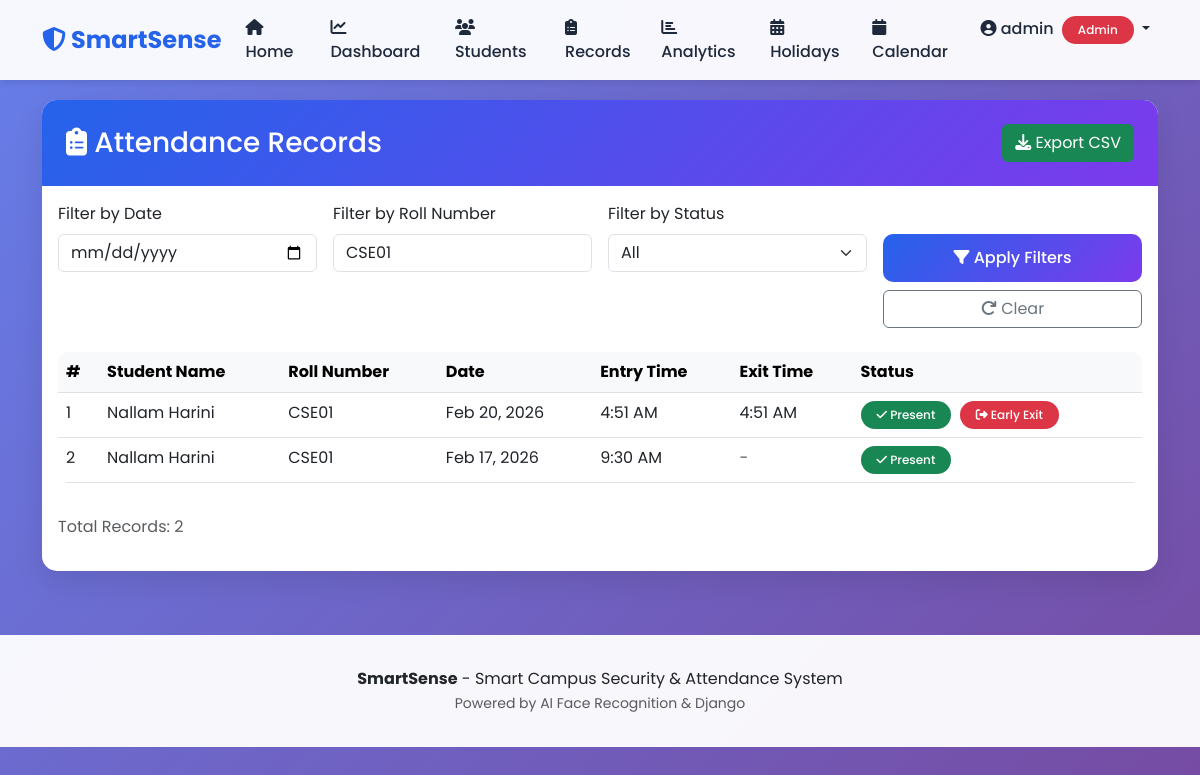
Screenshot of /attendance/records/?student=CSE01 (signed in) with the database file from the repository.
### attendance/models.py (models this page shows, shortened)
class Attendance(models.Model):
    STATUS_CHOICES = [
        ('ENTRY', 'Entry'),
        ('EXIT', 'Exit'),
    ]
    student = models.ForeignKey(Student, on_delete=models.CASCADE, related_name='attendances')
    date = models.DateField(auto_now_add=True)
    entry_time = models.TimeField(null=True, blank=True)
    exit_time = models.TimeField(null=True, blank=True)
    is_late = models.BooleanField(default=False)
    is_early_exit = models.BooleanField(default=False)
    status = models.CharField(max_length=10, choices=STATUS_CHOICES, default='ENTRY')
    created_at = models.DateTimeField(auto_now_add=True)
    class Meta:
        ordering = ['-date', '-entry_time']
        unique_together = ['student', 'date']

### accounts/models.py (models this page shows, shortened)
class Student(models.Model):
    name = models.CharField(max_length=100)
    roll_number = models.CharField(max_length=20, unique=True)
    email = models.EmailField()
    department = models.CharField(max_length=100, default='Computer Science')
    phone = models.CharField(max_length=15, blank=True, null=True)
    face_encoding = models.BinaryField(blank=True, null=True)
    photo = models.ImageField(upload_to='student_photos/', blank=True, null=True)
    is_active = models.BooleanField(default=True)
    created_at = models.DateTimeField(auto_now_add=True)
    updated_at = models.DateTimeField(auto_now=True)
    class Meta:
        ordering = ['roll_number']

### attendance/views.py (the view)
# urls.py: path('records/', views.attendance_records, name='attendance_records'),
@admin_required
def attendance_records(request):
    records = Attendance.objects.select_related('student').all()
    date_filter = request.GET.get('date')
    student_filter = request.GET.get('student')
    status_filter = request.GET.get('status')
    if date_filter:
        records = records.filter(date=date_filter)
    if student_filter:
        records = records.filter(student__roll_number__icontains=student_filter)
    if status_filter:
        if status_filter == 'late':
            records = records.filter(is_late=True)
        elif status_filter == 'early_exit':
            records = records.filter(is_early_exit=True)
    students = Student.objects.filter(is_active=True)
    context = {
        'records': records,
        'students': students,
        'date_filter': date_filter or '',
        'student_filter': student_filter or '',
        'status_filter': status_filter or '',
    }
    return render(request, 'attendance/records.html', context)

### templates/attendance/records.html (shortened to what this page needs)
{% extends 'base.html' %}
{% block content %}
<div class="row">
    <div class="col-12">
        <div class="card">
            <div class="card-header d-flex justify-content-between align-items-center">
                <h3 class="mb-0"><i class="fas fa-clipboard-list"></i> Attendance Records</h3>
                <a href="{% url 'export_csv' %}{% if date_filter or student_filter %}?{% if date_filter %}date={{ date_filter }}{% endif %}{% if student_filter %}&student={{ student_filter }}{% endif %}{% endif %}" class="btn btn-success">
                    <i class="fas fa-download"></i> Export CSV
                </a>
            </div>
            <div class="card-body">
                <form method="get" class="row g-3 mb-4">
                    <div class="col-md-3">
                        <label class="form-label">Filter by Date</label>
                        <input type="date" name="date" class="form-control" value="{{ date_filter }}">
                    </div>
                    <div class="col-md-3">
                        <label class="form-label">Filter by Roll Number</label>
                        <input type="text" name="student" class="form-control" placeholder="Enter roll number" value="{{ student_filter }}">
                    </div>
                    <div class="col-md-3">
                        <label class="form-label">Filter by Status</label>
                        <select name="status" class="form-select">
                            <option value="">All</option>
                        </select>
                    </div>
                    <div class="col-md-3">
                        <label class="form-label">&nbsp;</label>
                        <div class="d-grid gap-2">
                            <button type="submit" class="btn btn-primary">
                                <i class="fas fa-filter"></i> Apply Filters
                            </button>
                            <a href="{% url 'attendance_records' %}" class="btn btn-outline-secondary">
                                <i class="fas fa-redo"></i> Clear
                            </a>
                        </div>
                    </div>
                </form>
                {% if records %}
                    <div class="table-responsive">
                        <table class="table table-hover">
                            <thead class="table-light">
                                <tr>
                                    <th>#</th>
                                    <th>Student Name</th>
                                    <th>Roll Number</th>
                                    <th>Date</th>
                                    <th>Entry Time</th>
                                    <th>Exit Time</th>
                                    <th>Status</th>
                                </tr>
                            </thead>
                            <tbody>
                                {% for record in records %}
                                <tr>
                                    <td>{{ forloop.counter }}</td>
                                    <td>{{ record.student.name }}</td>
                                    <td>{{ record.student.roll_number }}</td>
                                    <td>{{ record.date|date:"M d, Y" }}</td>
                                    <td>
                                        {% if record.entry_time %}
                                            {{ record.entry_time|time:"g:i A" }}
                                        {% else %}
                                            <span class="text-muted">-</span>
                                        {% endif %}
                                    </td>
                                    <td>
                                        {% if record.exit_time %}
                                            {{ record.exit_time|time:"g:i A" }}
                                        {% else %}
                                            <span class="text-muted">-</span>
                                        {% endif %}
                                    </td>
                                    <td>
                                        {% if record.is_late %}
                                            <span class="badge bg-warning text-dark">
                                                <i class="fas fa-clock"></i> Late
                                            </span>
                                        {% elif record.entry_time %}
                                            <span class="badge bg-success">
                                                <i class="fas fa-check"></i> Present
                                            </span>
                                        {% endif %}
                                        {% if record.is_early_exit %}
                                            <span class="badge bg-danger ms-1">
                                                <i class="fas fa-sign-out-alt"></i> Early Exit
                                            </span>
                                        {% elif record.exit_time and not record.is_early_exit %}
                                            <span class="badge bg-info ms-1">
                                                <i class="fas fa-door-open"></i> Exit Marked
                                            </span>
                                        {% endif %}
                                    </td>
                                </tr>
                                {% endfor %}
                            </tbody>
                        </table>
                    </div>
                    <div class="mt-3">
                        <p class="text-muted">Total Records: {{ records|length }}</p>
                    </div>
                {% else %}
                    <div class="text-center text-muted py-5">
                        <i class="fas fa-inbox fa-4x mb-3"></i>
                        <h4>No Records Found</h4>
                        <p>No attendance records match your filter criteria.</p>
                    </div>
                {% endif %}
            </div>
        </div>
    </div>
</div>
{% endblock %}

### templates/base.html (shortened to what this page needs)
<!DOCTYPE html>
<html lang="en">
<head>
    <link href="https://cdn.jsdelivr.net/npm/bootstrap@5.3.0/dist/css/bootstrap.min.css" rel="stylesheet">
    <link rel="stylesheet" href="https://cdnjs.cloudflare.com/ajax/libs/font-awesome/6.4.0/css/all.min.css">
</head>
<body>
    <nav class="navbar navbar-expand-lg navbar-light">
        <div class="container">
            <a class="navbar-brand" href="{% url 'home' %}">
                <i class="fas fa-shield-alt"></i> SmartSense
            </a>
            <div class="collapse navbar-collapse" id="navbarNav">
                <ul class="navbar-nav ms-auto">
                    <li class="nav-item">
                        <a class="nav-link" href="{% url 'home' %}"><i class="fas fa-home"></i> Home</a>
                    </li>
                    {% if user.is_authenticated %}
                        {% if user.is_staff or user.faculty_profile %}
                            <li class="nav-item">
                                {% if user.is_staff %}
                                    <a class="nav-link" href="{% url 'admin_dashboard' %}"><i class="fas fa-chart-line"></i> Dashboard</a>
                                {% else %}
                                    <a class="nav-link" href="{% url 'faculty_dashboard' %}"><i class="fas fa-chart-line"></i> Dashboard</a>
                                {% endif %}
                            </li>
                            <li class="nav-item">
                                <a class="nav-link" href="{% url 'student_list' %}"><i class="fas fa-users"></i> Students</a>
                            </li>
                            <li class="nav-item">
                                <a class="nav-link" href="{% url 'attendance_records' %}"><i class="fas fa-clipboard-list"></i> Records</a>
                            </li>
                            <li class="nav-item">
                                <a class="nav-link" href="{% url 'student_analytics' %}"><i class="fas fa-chart-bar"></i> Analytics</a>
                            </li>
                            <li class="nav-item">
                                <a class="nav-link" href="{% url 'holiday_list' %}"><i class="fas fa-calendar-alt"></i> Holidays</a>
                            </li>
                            <li class="nav-item">
                                <a class="nav-link" href="{% url 'calendar_view' %}"><i class="fas fa-calendar"></i> Calendar</a>
                            </li>
                        {% endif %}
                        <li class="nav-item dropdown">
                            <a class="nav-link dropdown-toggle" href="#" id="navbarDropdown" role="button" data-bs-toggle="dropdown">
                                <i class="fas fa-user-circle"></i> {{ user.username }}
                                {% if user.is_staff %}
                                    <span class="badge bg-danger ms-1">Admin</span>
                                {% elif user.faculty_profile %}
                                    <span class="badge bg-warning ms-1">Faculty</span>
                                {% else %}
                                    <span class="badge bg-success ms-1">Student</span>
                                {% endif %}
                            </a>
                        </li>
                    {% else %}
                        <li class="nav-item">
                            <a class="nav-link" href="{% url 'login' %}"><i class="fas fa-sign-in-alt"></i> Register/Login</a>
                        </li>
                    {% endif %}
                </ul>
            </div>
        </div>
    </nav>
    <div class="container content-wrapper">
        {% block content %}{% endblock %}
    </div>
    <footer class="text-center">
        <div class="container">
            <p class="mb-0">
                <strong>SmartSense</strong> - Smart Campus Security & Attendance System<br>
                <small class="text-muted">Powered by AI Face Recognition & Django</small>
            </p>
        </div>
    </footer>
</body>
</html>

### templates/base.html (style rules this page uses)
:root { --primary-color: #2563eb; --secondary-color: #7c3aed; --success-color: #10b981; --danger-color: #ef4444; --warning-color: #f59e0b; --dark-color: #1e293b; --light-color: #f8fafc; }
body { font-family: 'Poppins', sans-serif; background: linear-gradient(135deg, #667eea 0%, #764ba2 100%); min-height: 100vh; }
.navbar { background: rgba(255, 255, 255, 0.95) !important; backdrop-filter: blur(10px); box-shadow: 0 4px 6px -1px rgba(0,0,0,0.1); }
.navbar-brand { font-weight: 700; font-size: 1.5rem; color: var(--primary-color) !important; }
.nav-link { font-weight: 500; color: var(--dark-color) !important; transition: all 0.3s ease; }
.content-wrapper { margin-top: 20px; margin-bottom: 40px; }
.card { border: none; border-radius: 15px; box-shadow: 0 10px 30px rgba(0,0,0,0.1); transition: transform 0.3s ease, box-shadow 0.3s ease; }
.card-header { background: linear-gradient(135deg, var(--primary-color), var(--secondary-color)); color: white; border: none; border-radius: 15px 15px 0 0 !important; padding: 1.5rem; }
.btn-primary { background: linear-gradient(135deg, var(--primary-color), var(--secondary-color)); border: none; padding: 0.75rem 1.5rem; border-radius: 10px; font-weight: 500; transition: all 0.3s ease; }
footer { background: rgba(255, 255, 255, 0.95); padding: 2rem 0; margin-top: 4rem; }
.table { background: white; border-radius: 10px; overflow: hidden; }
.badge { padding: 0.5rem 1rem; border-radius: 20px; font-weight: 500; }

### rows the page displays
Attendance: student.name "Nallam Harini", student.roll_number "CSE01", date "Feb 20, 2026", entry_time "4:51 AM", exit_time "4:51 AM", is_late False (drawn), is_early_exit True (drawn)
Attendance: student.name "Nallam Harini", student.roll_number "CSE01", date "Feb 17, 2026", entry_time "9:30 AM", is_late False (drawn)

### other values shown
{{ user.username }} "admin"
{{ records|length }} "2"
